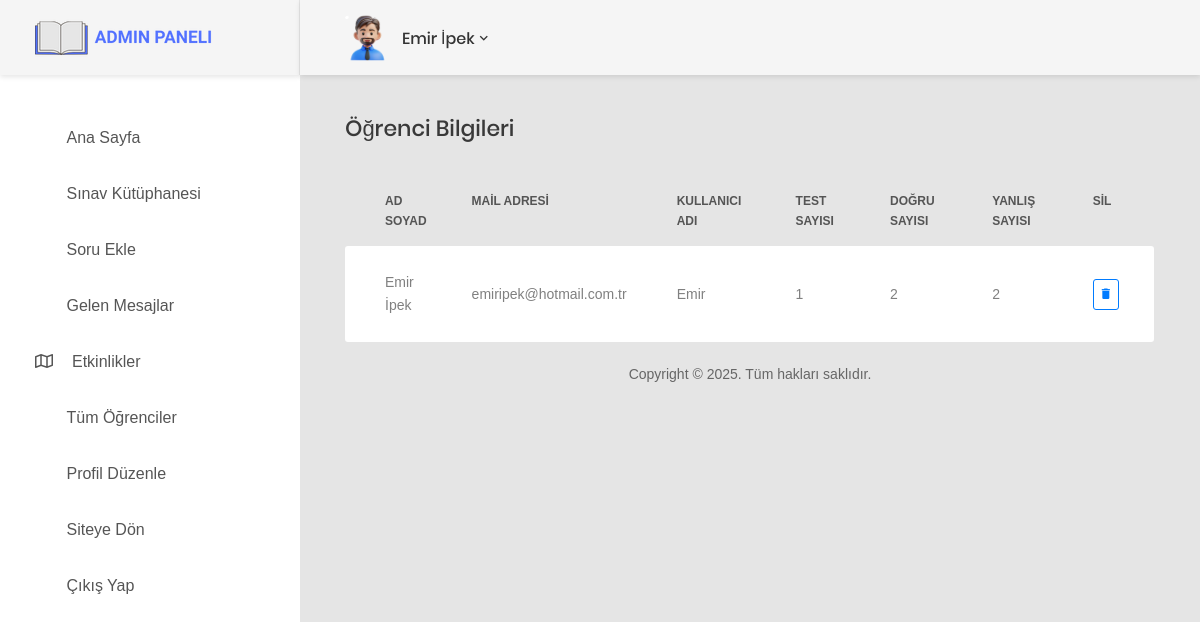
The page /AdminPanel/students.php (signed in) on the database its author committed.
### tables this page shows
CREATE TABLE `users` (
  `Id` int NOT NULL,
  `Name` varchar(120) NOT NULL,
  `Username` varchar(120) NOT NULL,
  `Mail` varchar(255) NOT NULL,
  `Password` varchar(255) NOT NULL
);

### AdminPanel/students.php (the view, shortened to what this page needs)
<?php
include_once 'head.php'
?>
<?php if (isset($_SESSION['Id']) && isset($_SESSION['Mail']) && isset($_SESSION['Admin'])) { ?>
<body>
<div class="page-wrapper">
    <?php
    include_once 'sidebar.php';
    ?>
    <div class="page-container">
        <header class="header-desktop">
            <div class="section__content section__content--p30">
                <div class="container-fluid">
                    <?php
                    include_once 'header.php';
                    ?>
                </div>
            </div>
        </header>
        <div class="main-content">
            <div class="section__content section__content--p30">
                <div class="container-fluid">
                    <div class="col-md-14">
                        <h3 class="title-5 m-b-35">Öğrenci Bilgileri</h3>
                        <div class="table-responsive table-responsive-data2">
                            <table class="table table-data2">
                                <thead>
                                <tr>
                                    <th>Ad Soyad</th>
                                    <th>Mail Adresi</th>
                                    <th>Kullanıcı Adı</th>
                                    <th>Test Sayısı</th>
                                    <th>Doğru Sayısı</th>
                                    <th>Yanlış Sayısı</th>
                                    <th>Sil</th>
                                </tr>
                                </thead>
                                <tbody>
                                <?php $users = $conn->query("SELECT * FROM users")->fetchAll();
                                foreach ($users as $item) {
                                    $id = $item['Id'];
                                    $totalTest = $conn->query("SELECT COUNT(*) FROM sptests where user_id = $id");
                                    $totalResult = $totalTest->fetchColumn();
                                    $stmk = $conn->prepare("SELECT SUM(Correct) FROM sptests WHERE user_id = :user_id");
                                    $stmk->bindParam(':user_id', $id, PDO::PARAM_INT);
                                    $stmk->execute();
                                    $totalCorrect = $stmk->fetchColumn();
                                    $totalCorrect = ($totalCorrect !== null) ? $totalCorrect : 0;
                                    $stmz = $conn->prepare("SELECT SUM(Wrong) FROM sptests WHERE user_id = :user_id");
                                    $stmz->bindParam(':user_id', $id, PDO::PARAM_INT);
                                    $stmz->execute();
                                    $totalWrong = $stmz->fetchColumn();
                                    $totalWrong = ($totalWrong !== null) ? $totalWrong : 0;
                                    ?>
                                    <tr>
                                        <td><?php echo $item['Name']; ?></td>
                                        <td><?php echo $item['Mail']; ?></td>
                                        <td><?php echo $item['Username']; ?></td>
                                        <td><?php echo $totalResult ?></td>
                                        <td><?php echo $totalCorrect ?></td>
                                        <td><?php echo $totalWrong ?></td>
                                        <td>
                                            <a href="deletestudents.php?Id=<?php echo $item['Id']; ?>" class="btn btn-outline-primary btn-sm" title="Sil">
                                                <i class="zmdi zmdi-delete"></i>
                                            </a>
                                        </td>
                                    </tr>
                                <?php } ?>
                                </tbody>
                            </table>
                        </div>
                    </div>
                    <?php
                    include_once 'footer.php';
                    ?>
                </div>
            </div>
        </div>
    </div>
</div>
<?php
include_once 'script.php';
}
else {
    header("Location: login.php?error=" . urlencode("Lütfen bu sayfayı görüntülemek için önce oturum açın."));
}
?>

### rows shown on the page
users: Name "Emir İpek", Mail "emiripek@hotmail.com.tr", Username "Emir", totalResult "1", totalCorrect "2", totalWrong "2"

### other values the page prints
$_SESSION['Name'] "Emir İpek"
